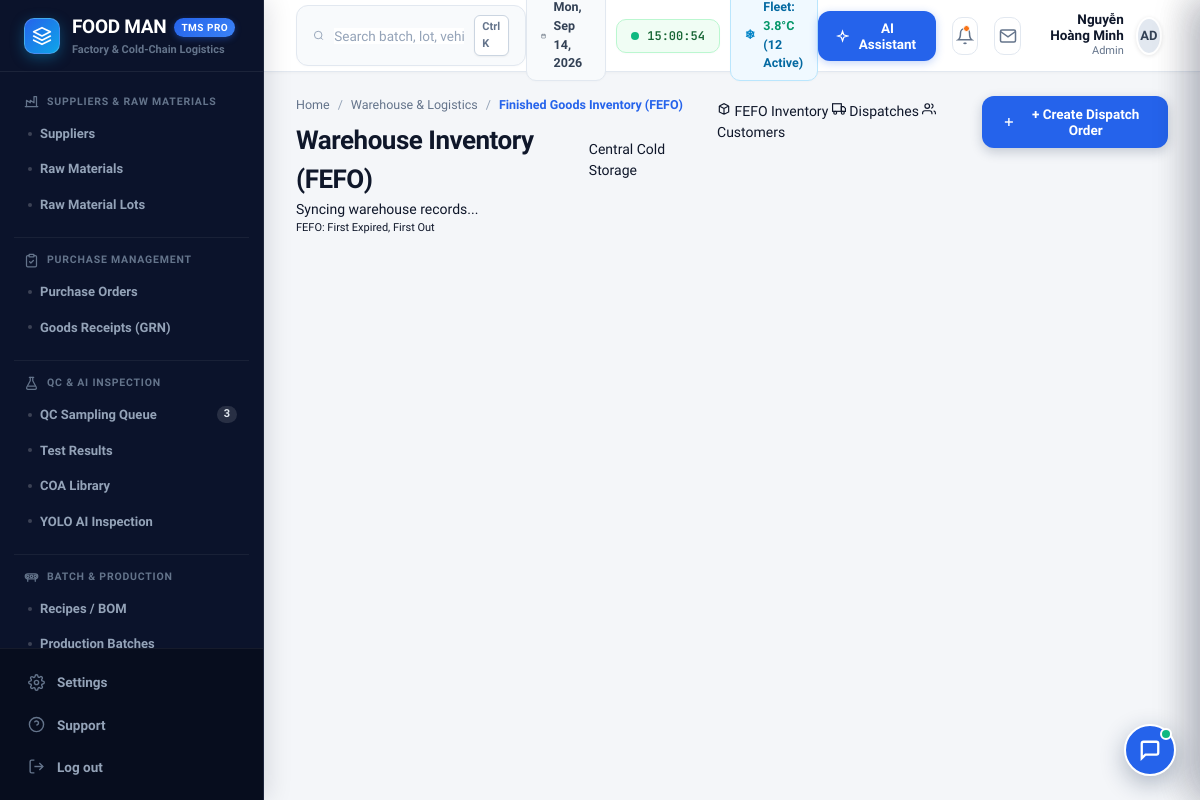
The app's page /warehouse (signed in), older data.
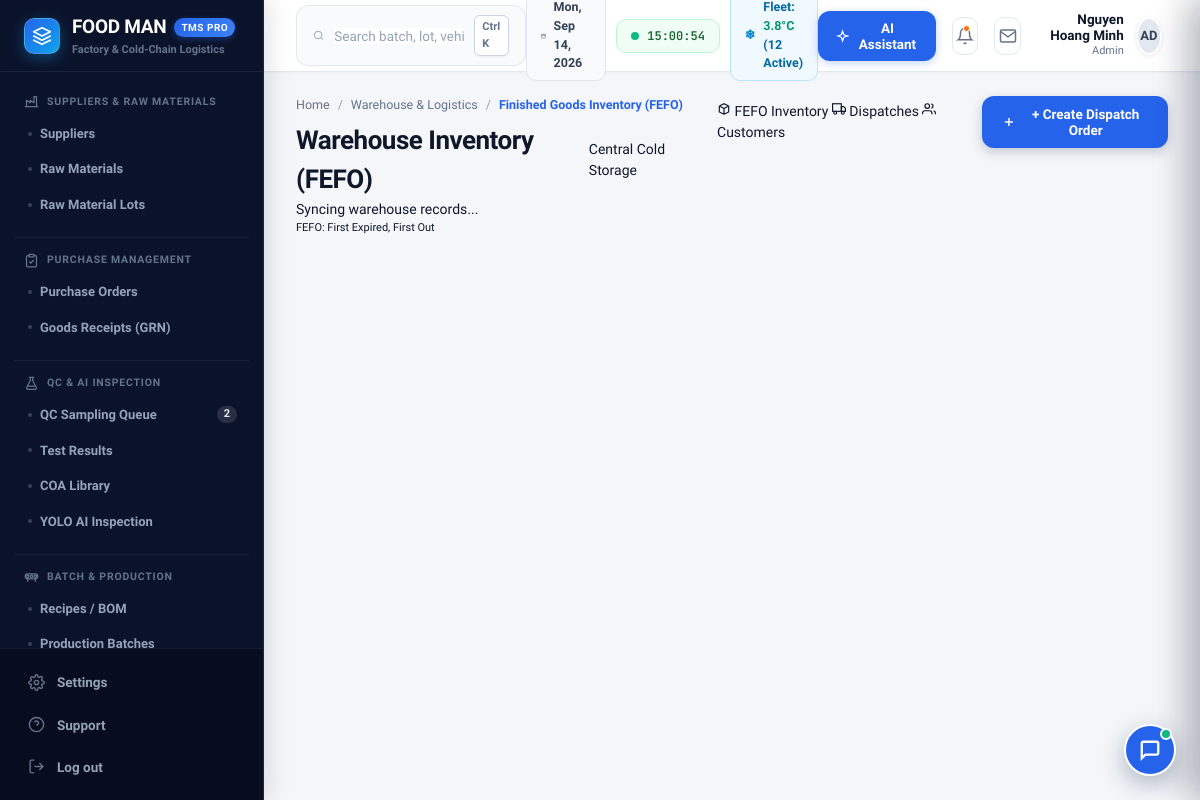
The same page, newer data.
### models/user.py (models this page shows, shortened)
class User(Base):
    __tablename__ = 'users'
    id = Column(Integer, primary_key=True, autoincrement=True)
    email = Column(String(120), unique=True, nullable=False, index=True)
    password_hash = Column(String(255), nullable=False)
    full_name = Column(String(100), nullable=False)
    role = Column(String(50), nullable=False, default=RoleEnum.PRODUCTION.value)
    avatar_initials = Column(String(10), default="FM")
    department = Column(String(100), default="Operations")
    is_active = Column(Boolean, default=True, nullable=False)
    created_at = Column(DateTime, default=datetime.datetime.utcnow)
    def is_admin(self) -> bool:
        return self.role == RoleEnum.ADMIN.value

### routes/warehouse.py (the view)
@warehouse_bp.route('/warehouse')
@login_required
@role_required(RoleEnum.WAREHOUSE, RoleEnum.ADMIN)
def index():
    view = request.args.get('view', 'inventory')
    user = get_current_user()
    user_role = RoleEnum(user.role) if user and user.role in [r.value for r in RoleEnum] else RoleEnum.WAREHOUSE
    permitted_modules = ROLE_MODULE_PERMISSIONS.get(user_role, ['warehouse', 'traceability', 'alerts'])
    return render_template(
        'warehouse.html',
        active_view=view,
        current_module='warehouse',
        user=user,
        permitted_modules=permitted_modules
    )

### models/__init__.py (called while the page is built)
def get_db():
    return db_session

### routes/auth.py (called while the page is built, shortened)
def get_current_user():
    user_id = session.get('user_id')
    if not user_id:
        return None
    db = get_db()
    return db.query(User).filter_by(id=user_id, is_active=True).first()

def login_required(f):
    @wraps(f)
    def decorated_function(*args, **kwargs):
        if not session.get('user_id'):
            if request.is_json or request.path.startswith('/api/'):
                return jsonify({"error": "Unauthorized", "message": "Please sign in"}), 401
            return redirect(url_for('auth.login', next=request.url))
        return f(*args, **kwargs)
    return decorated_function

def role_required(*allowed_roles):
    def decorator(f):
        @wraps(f)
        def decorated_function(*args, **kwargs):
            user = get_current_user()
            if not user:
                if request.is_json or request.path.startswith('/api/'):
                    return jsonify({"error": "Unauthorized", "message": "Please sign in"}), 401
                return redirect(url_for('auth.login', next=request.url))
            if user.is_admin():
                return f(*args, **kwargs)
        return decorated_function
    return decorator

### templates/warehouse.html (shortened to what this page needs)
{% extends "base.html" %}
{% block content %}
<div class="procurement-container">
  <div class="page-header-row">
    <div>
      <nav class="breadcrumb-strip">
        <span>Home</span>
        <span style="color:var(--text-light)">/</span>
        <span>Warehouse & Logistics</span>
        <span style="color:var(--text-light)">/</span>
        <span class="active-crumb">
          {% if active_view == 'dispatches' %}Dispatch Orders & Cold Chain
          {% elif active_view == 'customers' %}Customers & Channels
          {% else %}Finished Goods Inventory (FEFO)
          {% endif %}
        </span>
      </nav>
      <div style="display:flex;align-items:center;gap:12px;">
        <h1 class="page-title-main">
          {% if active_view == 'dispatches' %}Dispatch Orders & Transport
          {% elif active_view == 'customers' %}Customer Channels & Accounts
          {% else %}Warehouse Inventory (FEFO)
          {% endif %}
        </h1>
        <span class="role-badge-pill" id="warehouseZoneBadge">Central Cold Storage</span>
      </div>
    </div>
    <div style="display:flex;align-items:center;gap:12px;">
      <div class="view-mode-pills">
        <a href="{{ url_for('warehouse.index', view='inventory') }}"
           class="view-pill-btn {% if active_view == 'inventory' or not active_view %}active{% endif %}">
          <svg width="14" height="14" viewBox="0 0 24 24" fill="none" stroke="currentColor" stroke-width="2"><path d="M20 7l-8-4-8 4m16 0l-8 4m8-4v10l-8 4m0-10L4 7m8 4v10M4 7v10l8 4"></path></svg>
          <span>FEFO Inventory</span>
        </a>
        <a href="{{ url_for('warehouse.index', view='dispatches') }}"
           class="view-pill-btn {% if active_view == 'dispatches' %}active{% endif %}">
          <svg width="14" height="14" viewBox="0 0 24 24" fill="none" stroke="currentColor" stroke-width="2"><rect x="1" y="3" width="15" height="13"></rect><polygon points="16 8 20 8 23 11 23 16 16 16 16 8"></polygon><circle cx="5.5" cy="18.5" r="2.5"></circle><circle cx="18.5" cy="18.5" r="2.5"></circle></svg>
          <span>Dispatches</span>
        </a>
        <a href="{{ url_for('warehouse.index', view='customers') }}"
           class="view-pill-btn {% if active_view == 'customers' %}active{% endif %}">
          <svg width="14" height="14" viewBox="0 0 24 24" fill="none" stroke="currentColor" stroke-width="2"><path d="M17 21v-2a4 4 0 0 0-4-4H5a4 4 0 0 0-4 4v2"></path><circle cx="9" cy="7" r="4"></circle><path d="M23 21v-2a4 4 0 0 0-3-3.87"></path><path d="M16 3.13a4 4 0 0 1 0 7.75"></path></svg>
          <span>Customers</span>
        </a>
      </div>
      <button class="btn-primary-action" id="btnOpenDispatchModal" onclick="WarehouseApp.openDispatchDrawer()">
        <svg width="16" height="16" viewBox="0 0 24 24" fill="none" stroke="currentColor" stroke-width="2.5"><line x1="12" y1="5" x2="12" y2="19"></line><line x1="5" y1="12" x2="19" y2="12"></line></svg>
        <span>+ Create Dispatch Order</span>
      </button>
    </div>
  </div>
  <div class="procurement-main-content">
    <div class="content-summary-header">
      <div class="count-indicator">
        <span class="count-bold" id="totalRecordsCount">Syncing warehouse records...</span>
      </div>
      <div style="display:flex;gap:10px;align-items:center;">
        <span class="status-pill status-pill-approved" style="font-size:11px;">
           FEFO: First Expired, First Out
        </span>
      </div>
    </div>
  </div>
</div>
{% endblock %}

### templates/base.html (shortened to what the changed rows need)
<!DOCTYPE html>
<html lang="en">
<head>
  <link rel="stylesheet" href="{{ url_for('static', filename='css/design-system.css') }}">
</head>
<body>
  <div class="app-shell">
    <aside class="sidebar">
      <nav class="sidebar-menu">
        {% if 'qc' in permitted_modules %}
        <div class="nav-workflow-group">
          <div class="nav-group-items">
            <a href="{{ url_for('qc.index', view='queue') }}"
               class="nav-workflow-link {% if current_module == 'qc' and (active_view == 'queue' or not active_view) %}active{% endif %}"
               title="QC Sampling Queue">
              <span>QC Sampling Queue</span>
              {% if pending_qc_count and pending_qc_count > 0 %}
                <span class="nav-badge-count">{{ pending_qc_count }}</span>
              {% endif %}
            </a>
          </div>
        </div>
        {% endif %}
      </nav>
    </aside>
    <main class="main-shell">
      <header class="topbar">
        <div class="topbar-right-group">
          <div class="topbar-user-profile" title="{{ user.full_name if user and user.full_name else 'Aron Ryder' }}">
            <div class="topbar-user-info">
              <span class="topbar-user-name">{{ user.full_name if user and user.full_name else 'Aron Ryder' }}</span>
              <span class="topbar-user-role">{{ user.role if user and user.role else 'Production Engineer' }}</span>
            </div>
            <div class="topbar-user-avatar">
              {{ user.avatar_initials if user and user.avatar_initials else 'AR' }}
            </div>
          </div>
        </div>
      </header>
      <div class="workspace-scroll">
        {% block content %}{% endblock %}
      </div>
    </main>
  </div>
</body>
</html>

Row changes from the older to the newer data that the page shows:
changed User "AD": full_name "Nguyễn Hoàng Minh" → "Nguyen Hoang Minh"
Text that changed along with them:
{{ pending_qc_count }}: "3" → "2"
